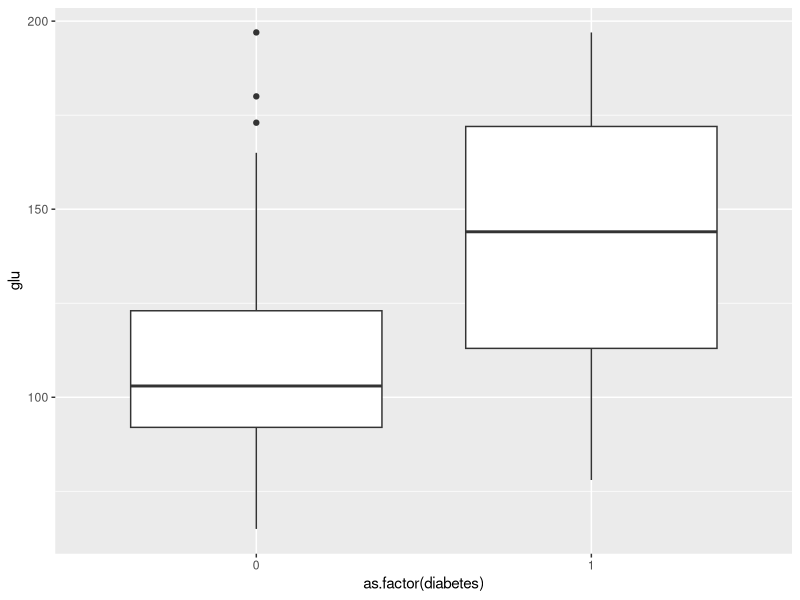

Reproduce this figure in R.
## ---- chunk 1
knitr::opts_chunk$set(echo = TRUE)
require(ggplot2)
## ---- chunk 2
library(MASS)
head(Pima.te)
## ---- chunk 3
cat(gsub('_\b','',capture.output(tools:::Rd2txt(utils:::.getHelpFile(help("Pima.te"))))),sep='\n')
## ---- chunk 4
Pima.te$diabetes <- ifelse( Pima.te$type=='Yes', 1, 0)
head(Pima.te)
## ---- chunk 5

#TODO: code goes here to add a `diabetes` column to Pima.tr.

## ---- chunk 6
pp <- ggplot(Pima.te, aes(x=as.factor(diabetes), group=diabetes, y=glu)) + geom_boxplot()
pp
## ---- chunk 7

# TODO: code goes here.

## ---- chunk 8
lr_glu <- glm( diabetes ~ 1 + glu, data=Pima.te, family=binomial )
lr_glu
## ---- chunk 9
# type='response' tells R to output p(X), i.e., the (estimated) logistic function
# evaluated on the given data.
# newdata=Pima.tr[1,] tells R to apply our trained model lr_glu
# to the predictors (in this case, just `glu`) in the first row of Pima.tr.
predict(lr_glu, type='response', newdata = Pima.tr[1,] )
## ---- chunk 10
Pima.tr[1,]$diabetes
## ---- chunk 11
probabilities <- predict(lr_glu, type='response', newdata = Pima.tr )
predictions <- ifelse(probabilities>0.5, 1, 0)
# Now, how many predictions did we get right?
# Count up how many of our predicted diabetes statuses agree with the true labels,
# and divide by the total number of patients to get fraction of correct labels.
sum(predictions==Pima.tr$diabetes)/nrow(Pima.tr)
## ---- chunk 12
sum(Pima.tr$diabetes==0)/nrow(Pima.tr)
